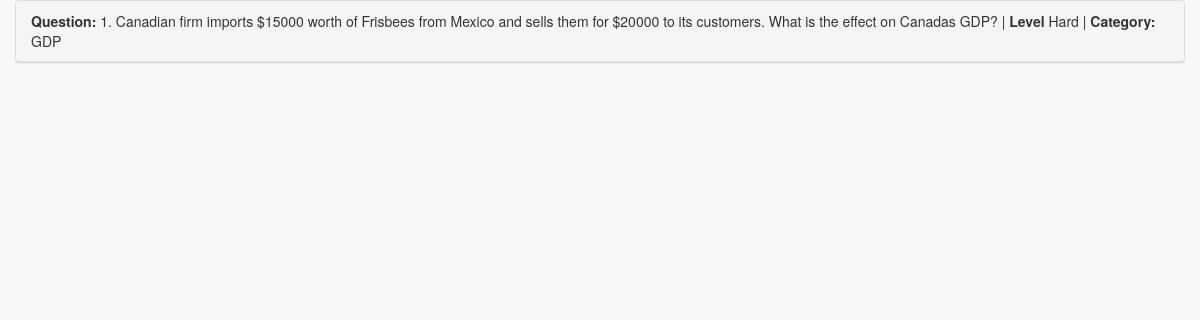
Screenshot of /quiz/teacher/course/20/progress/341/question_distribution (signed in) with the database file from the repository.
### quiz/models.py (models this page shows, shortened)
class Question(models.Model):
    question_text = models.CharField(max_length=500)
    course_id = models.ForeignKey(Course,  on_delete=models.CASCADE)
    pub_date = models.DateTimeField('date published')
    question_level = models.CharField(max_length=20)
    category_id = models.ForeignKey(Category,  on_delete=models.CASCADE, default = 0)

class Category(models.Model):
    category_name = models.CharField(max_length=100)
    category_desc = models.CharField(max_length=500)
    course_id = models.ForeignKey(Course,  on_delete=models.CASCADE)

### quiz/views.py (the view)
# urls.py: path('teacher/course/<int:course_id>/progress/<int:question_id>/question_distribution', views.question_distribution, name='question_distribution'),
def question_distribution(request, course_id, question_id):
    question_dict,answers_right_precentage =  get_answers_distribution_per_question(question_id)
    answer_1_text = answers_right_precentage[0][0]
    answer_1_percentage = answers_right_precentage[0][1]
    answer_2_text = answers_right_precentage[1][0]
    answer_2_percentage = answers_right_precentage[1][1]
    answer_3_text = answers_right_precentage[2][0]
    answer_3_percentage = answers_right_precentage[2][1]
    answer_4_text = answers_right_precentage[3][0]
    answer_4_percentage = answers_right_precentage[3][1]
    template = loader.get_template('quiz/answers_distribution_per_question.html')
    context = {
            'question_dict': question_dict,
            'answer_1_text': answer_1_text,
            'answer_1_percentage': answer_1_percentage,
            'answer_2_text': answer_2_text,
            'answer_2_percentage': answer_2_percentage,
            'answer_3_text': answer_3_text,
            'answer_3_percentage': answer_3_percentage,
            'answer_4_text': answer_4_text,
            'answer_4_percentage': answer_4_percentage,
            }
    return HttpResponse(template.render(context,request))

### quiz/views.py (called while the page is built)
def get_answers_distribution_per_question(question_id):
    question = Question.objects.get(id=question_id)
    question_dict = {'text':question.question_text,
                    'level':question.question_level,
                    'category':question.category_id.category_name}
    answers = Answer.objects.filter(question=question_id)
    answers_right_precentage = []
    for answer in answers:
        user_answers = User_Answer.objects.filter(question_id=question_id,answered_answer_id=answer.id)
        answers_right_precentage.append([answer.answer_text,len(user_answers)])
    return question_dict,answers_right_precentage

### quiz/templates/quiz/answers_distribution_per_question.html (shortened to what this page needs)
{% load static %}
<!doctype html>
<html>
<head>
  <link href="{% static 'vendor/bootstrap/css/bootstrap.min.css' %}" rel="stylesheet">
  <link href="{% static 'vendor/metisMenu/metisMenu.min.css' %}" rel="stylesheet">
  <link href="{% static 'dist/css/sb-admin-2.css' %}" rel="stylesheet">
  <link href="{% static 'vendor/font-awesome/css/font-awesome.min.css' %}" rel="stylesheet">
  <link href="{% static 'vendor/morrisjs/morris.css' %}" rel="stylesheet">
</head>
<body>
      {% if user.is_staff %}
      <div class="col-lg-12">
      <div class="panel panel-default">
      <div class="panel-heading">  <b> Question: </b> {{question_dict.text}} | <b> Level </b> {{question_dict.level}}  | <b> Category: </b> {{question_dict.category}}  </div>
</div>
</div>
    {% else %}
      <p>You are not a teacher </p>
      <a href="/quiz/">Students</a>
    {% endif %}
  </body>
  </html>

### rows the page displays
Question: text "1. Canadian firm imports $15000 worth of Frisbees from Mexico and sells them for $20000 to its customers. What is the effect on Canadas GDP?", level "Hard"
Category: category "GDP"
